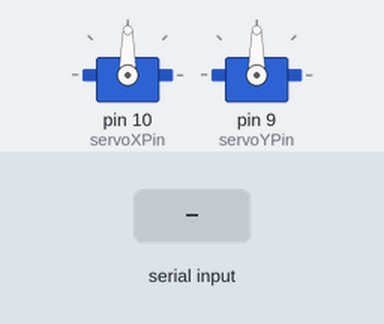
A sketch run on a simulated Arduino Uno, built with avr-gcc and run on an emulated ATmega328P. Parts: 2 × servo. The inputs (shaded band) are chosen by the test bench.

Above: at 1.2 s.
1.3 s: "w" received over Serial
At 2.3 s:
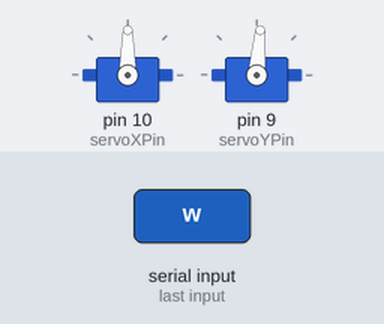
2.8 s: "a" received over Serial
At 3.4 s:
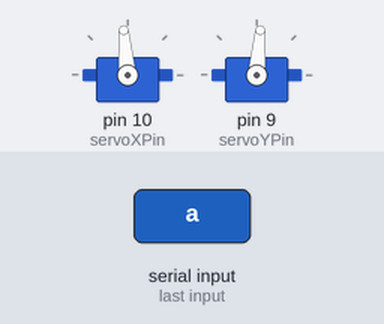
4.3 s: "a" received over Serial
At 4.6 s:
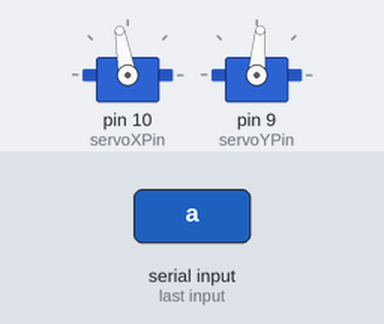
5.8 s: "d" received over Serial
At 6.9 s:
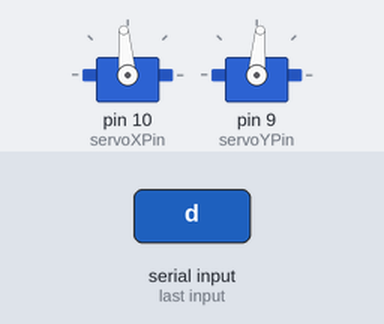
Timing chart, 0 to 8.3 s (numbered marks = the images above; inputs shaded):
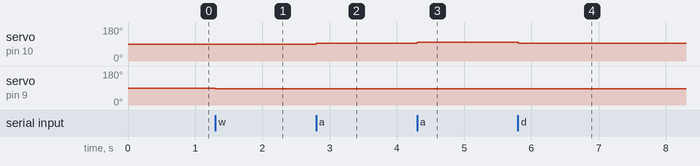

The sketch:

Arduino_LaserTurret.ino
```cpp
#include <Servo.h>

Servo servoX;
Servo servoY;

const int servoXPin = 10;
const int servoYPin = 9;

int angleX = 90;
int angleY = 90;

void receiveCommand() {
  char command;
  while(Serial.available() > 0){
    command = Serial.read();
    if (command == 'w' && angleY < 180)
      angleY = angleY - 5;
    if (command == 's' && angleY > 0)
      angleY = angleY + 5;
    if (command == 'a' && angleX < 180)
      angleX = angleX + 5;
    if (command == 'd' && angleX > 0)
      angleX = angleX - 5;
    }
}
void updateTurret () {
  servoX.write(angleX);
  servoY.write(angleY);
}

void setup() {
  // put your setup code here, to run once:
  Serial.begin(9600);
  servoX.attach(servoXPin);
  servoY.attach(servoYPin);
}

void loop() {
  // put your main code here, to run repeatedly:
  receiveCommand();
  updateTurret();
}
```

Measured:
- after the input at 1.3 s, servo on pin 9 (servoYPin): 90° → 85° at once
- after the input at 2.8 s, servo on pin 10 (servoXPin): 90° → 95° at once
- after the input at 4.3 s, servo on pin 10 (servoXPin): 95° → 100° at once
- after the input at 5.8 s, servo on pin 10 (servoXPin): 100° → 95° at once
